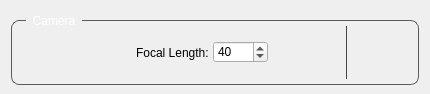
<?xml version="1.0" encoding="UTF-8"?>
<ui version="4.0">
 <class>wg_camera</class>
 <widget class="QWidget" name="wg_camera">
  <property name="geometry">
   <rect>
    <x>0</x>
    <y>0</y>
    <width>430</width>
    <height>94</height>
   </rect>
  </property>
  <property name="minimumSize">
   <size>
    <width>0</width>
    <height>0</height>
   </size>
  </property>
  <property name="windowTitle">
   <string>Form</string>
  </property>
  <layout class="QHBoxLayout" name="horizontalLayout">
   <property name="spacing">
    <number>0</number>
   </property>
   <property name="bottomMargin">
    <number>9</number>
   </property>
   <item>
    <widget class="QGroupBox" name="gBox_cam">
     <property name="styleSheet">
      <string notr="true">QGroupBox{
	border: 1px solid rgb(90, 90, 90);
    border-radius: 8px;
	margin-top: 9px;
}

QGroupBox::title{
	color: white;
	left: 15px;
	subcontrol-position: top left;
	padding: 0 5px;
	margin-top: -12px;
}</string>
     </property>
     <property name="title">
      <string>Camera</string>
     </property>
     <layout class="QHBoxLayout" name="horizontalLayout_3">
      <property name="spacing">
       <number>9</number>
      </property>
      <property name="leftMargin">
       <number>5</number>
      </property>
      <property name="topMargin">
       <number>5</number>
      </property>
      <property name="rightMargin">
       <number>5</number>
      </property>
      <property name="bottomMargin">
       <number>5</number>
      </property>
      <item>
       <layout class="QHBoxLayout" name="horizontalLayout_2" stretch="0,0,0,0,0,0,1,0,0,0,0">
        <property name="spacing">
         <number>4</number>
        </property>
        <property name="leftMargin">
         <number>10</number>
        </property>
        <property name="topMargin">
         <number>0</number>
        </property>
        <property name="rightMargin">
         <number>10</number>
        </property>
        <property name="bottomMargin">
         <number>0</number>
        </property>
        <item>
         <widget class="QPushButton" name="btn_camera">
          <property name="minimumSize">
           <size>
            <width>35</width>
            <height>35</height>
           </size>
          </property>
          <property name="maximumSize">
           <size>
            <width>35</width>
            <height>35</height>
           </size>
          </property>
          <property name="toolTip">
           <string>Select Camera</string>
          </property>
          <property name="styleSheet">
           <string notr="true">QPushButton{
	border: none;
	image: url(:/camera/icons/cameras.png);
	width: 25px;
	height: 25px;
}

QPushButton:checked{
	border: none;
	background-color: transparent;
	image: url(:/camera/icons/cameras_clicked.png);
	width: 25px;
	height: 25px;
}</string>
          </property>
          <property name="text">
           <string/>
          </property>
          <property name="checkable">
           <bool>true</bool>
          </property>
         </widget>
        </item>
        <item>
         <spacer name="verticalSpacer_4">
          <property name="orientation">
           <enum>Qt::Vertical</enum>
          </property>
          <property name="sizeHint" stdset="0">
           <size>
            <width>16</width>
            <height>40</height>
           </size>
          </property>
         </spacer>
        </item>
        <item>
         <widget class="QPushButton" name="btn_lock">
          <property name="minimumSize">
           <size>
            <width>20</width>
            <height>20</height>
           </size>
          </property>
          <property name="maximumSize">
           <size>
            <width>20</width>
            <height>20</height>
           </size>
          </property>
          <property name="toolTip">
           <string>Toggle Camera Lock</string>
          </property>
          <property name="styleSheet">
           <string notr="true">QPushButton{
	border: none;
	image: url(:/camera/icons/cameras_lock.png);
	width: 25px;
	height: 25px;
}

QPushButton:checked{
	border: none;
	background-color: transparent;
	image: url(:/camera/icons/cameras_locked.png);
	width: 25px;
	height: 25px;
}</string>
          </property>
          <property name="text">
           <string/>
          </property>
          <property name="checkable">
           <bool>true</bool>
          </property>
         </widget>
        </item>
        <item>
         <spacer name="verticalSpacer">
          <property name="orientation">
           <enum>Qt::Vertical</enum>
          </property>
          <property name="sizeHint" stdset="0">
           <size>
            <width>30</width>
            <height>40</height>
           </size>
          </property>
         </spacer>
        </item>
        <item>
         <widget class="QLabel" name="label">
          <property name="minimumSize">
           <size>
            <width>50</width>
            <height>0</height>
           </size>
          </property>
          <property name="text">
           <string>Focal Length:</string>
          </property>
         </widget>
        </item>
        <item>
         <widget class="QSpinBox" name="sBox_focal_length">
          <property name="minimumSize">
           <size>
            <width>55</width>
            <height>22</height>
           </size>
          </property>
          <property name="maximumSize">
           <size>
            <width>55</width>
            <height>22</height>
           </size>
          </property>
          <property name="minimum">
           <number>1</number>
          </property>
          <property name="maximum">
           <number>1000</number>
          </property>
          <property name="value">
           <number>40</number>
          </property>
         </widget>
        </item>
        <item>
         <spacer name="verticalSpacer_3">
          <property name="orientation">
           <enum>Qt::Vertical</enum>
          </property>
          <property name="sizeHint" stdset="0">
           <size>
            <width>40</width>
            <height>40</height>
           </size>
          </property>
         </spacer>
        </item>
        <item>
         <widget class="Line" name="line">
          <property name="maximumSize">
           <size>
            <width>20</width>
            <height>16777215</height>
           </size>
          </property>
          <property name="styleSheet">
           <string notr="true">QFrame{
	color: rgb(70, 70, 70);
}</string>
          </property>
          <property name="frameShadow">
           <enum>QFrame::Plain</enum>
          </property>
          <property name="orientation">
           <enum>Qt::Vertical</enum>
          </property>
         </widget>
        </item>
        <item>
         <spacer name="verticalSpacer_2">
          <property name="orientation">
           <enum>Qt::Vertical</enum>
          </property>
          <property name="sizeHint" stdset="0">
           <size>
            <width>5</width>
            <height>40</height>
           </size>
          </property>
         </spacer>
        </item>
        <item>
         <widget class="QPushButton" name="btn_camera_options">
          <property name="minimumSize">
           <size>
            <width>22</width>
            <height>22</height>
           </size>
          </property>
          <property name="maximumSize">
           <size>
            <width>22</width>
            <height>22</height>
           </size>
          </property>
          <property name="toolTip">
           <string>More Camera options</string>
          </property>
          <property name="styleSheet">
           <string notr="true">QPushButton{
	border: none;
	image: url(:/camera/icons/rename.png);
	width: 25px;
	height: 25px;
}

QPushButton:pressed{
	border: none;
	background-color: transparent;
	image: url(:/camera/icons/rename_clicked.png);
	width: 25px;
	height: 25px;
}</string>
          </property>
          <property name="text">
           <string/>
          </property>
         </widget>
        </item>
        <item>
         <widget class="QPushButton" name="btn_camera_remove">
          <property name="minimumSize">
           <size>
            <width>20</width>
            <height>22</height>
           </size>
          </property>
          <property name="maximumSize">
           <size>
            <width>20</width>
            <height>22</height>
           </size>
          </property>
          <property name="styleSheet">
           <string notr="true">QPushButton{
	border: none;
	image: url(:/camera/icons/trash.png);
	width: 25px;
	height: 25px;
}

QPushButton:pressed{
	border: none;
	background-color: transparent;
	image: url(:/camera/icons/trash_clicked.png);
	width: 25px;
	height: 25px;
}</string>
          </property>
          <property name="text">
           <string/>
          </property>
         </widget>
        </item>
       </layout>
      </item>
     </layout>
    </widget>
   </item>
  </layout>
 </widget>
 <resources>
  <include location="resources/camera_UI.qrc"/>
 </resources>
 <connections/>
</ui>
